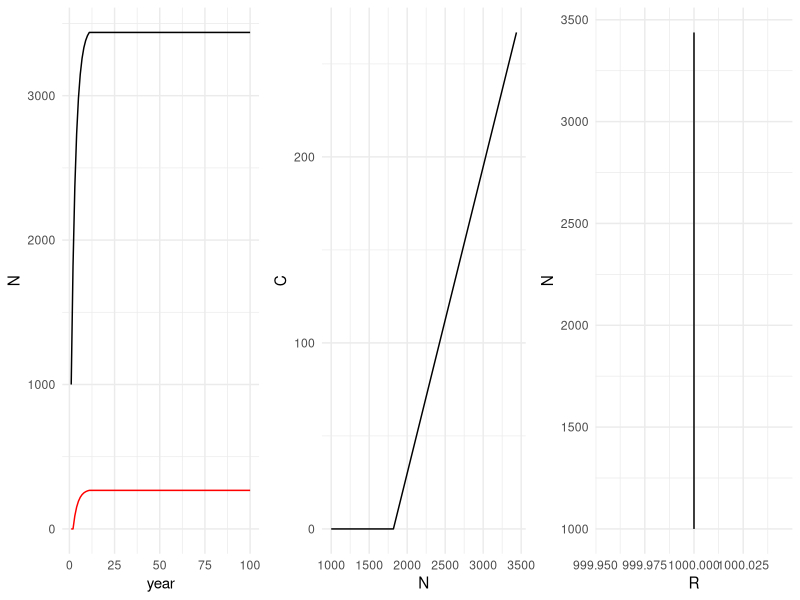
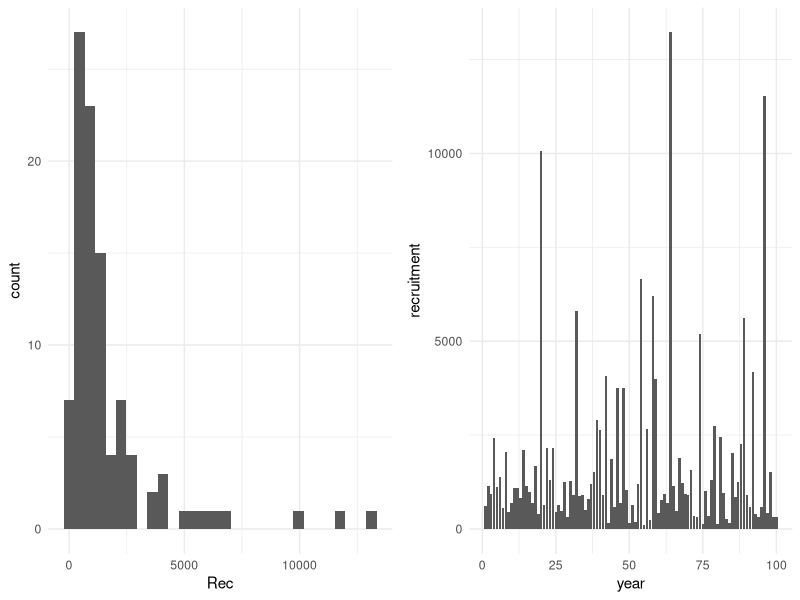
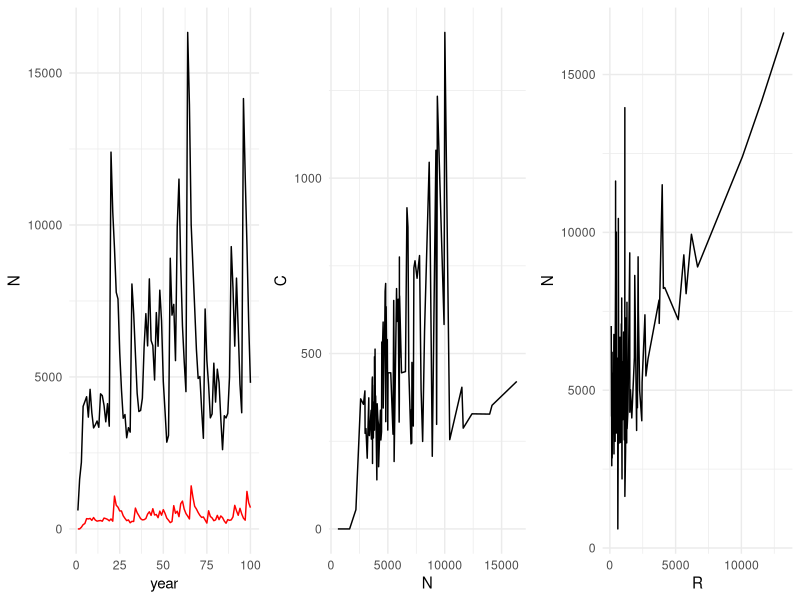
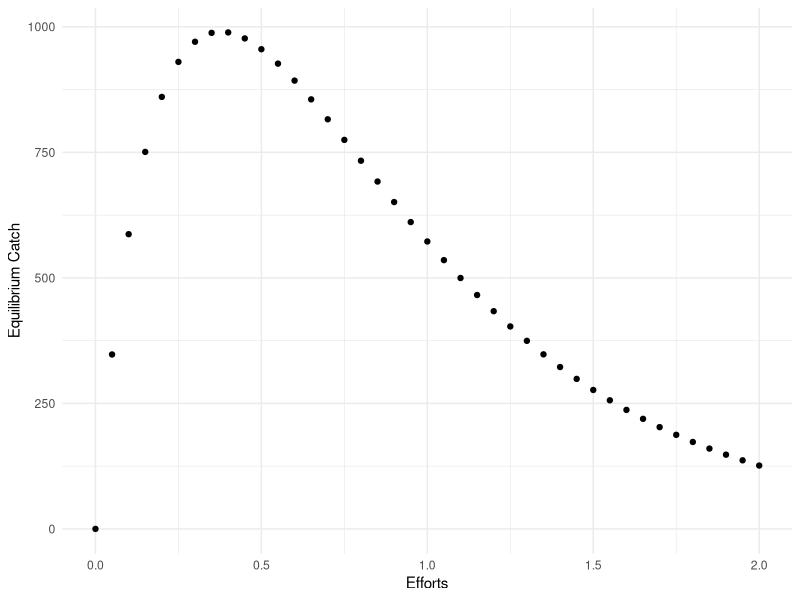

Generate these figures, in order, with R: (Note: this script raises an error after producing the figures.)
## ---- chunk 1
#| label: load-packages
#| include: false

library(tidyverse)
library(palmerpenguins)
theme_set(theme_minimal())
## ---- chunk 2
#age-based model simulation

###-----------------------Exercise 6: Put it all together into an age-structured model---------------------------
###------DO NOT INCLUDE CATCH yet

#First set the model structure
#100 years, ages 0-10
YY <- 100
AA <- 10
## ---- chunk 3
#natural mortality - these values should be positive
MM <- 0.2

Rec <- rep(1000,YY)

## ---- chunk 4

#Set total mortality
ZZ <- MM
#define empty matrix in the right dimensions for saving results
NumbersM<-matrix(nrow = YY, ncol = AA + 1)

#run loop through all ages and years. Each of the 3 types of equations are used.
for(i in 2:YY){
	#fishes are born
	  NumbersM[i,1] <- Rec[i]
	for(j in 2:(AA)){
	#fishes die
	NumbersM[i, j]<-NumbersM[i-1, j-1]*exp(-ZZ*1) #*1 is here because it is one time step
	}
	NumbersM[i, AA+1]<-NumbersM[i-1, j-1]*exp(-ZZ*1) + NumbersM[i, AA+1]*exp(-ZZ*1)
}

View(NumbersM)

## ---- chunk 5

### Now: Include Baranov Catch equation:
#F = selectivity*q*effort
#Catch(1979,1980) = N(1979)*F/Z*(1 – exp(-Z*(1980 – 1979)) 

AgeStructModel<-function(Rec, AA=10, Effort = rep(0.2, length(Rec)), qq=1, Sel = c(0,0,rep(1,AA-1))){
	
  FF<-matrix(Sel, nrow = length(Rec), ncol = AA + 1, byrow = TRUE)*qq*matrix(Effort, nrow = length(Rec), ncol = AA + 1)
	
  ZZ <-FF+MM
	
#define empty matrix in the right dimensions for saving results
NumbersM<-matrix(nrow = length(Rec), ncol = AA + 1, data = 0)
CatchNM<-matrix(nrow = length(Rec), ncol = AA+1, data = 0)

#run loop through all ages and years. Each of the 3 types of equations are used.

	#fishes are born
  NumbersM[1,1] <- Rec[1]

  for(i in 2:length(Rec)){
	  
	 #calculate fishing on previous year
	 #because all ages are not available until after the 11th year, we begin calculating catch then
	  CatchNM[i-1,]<-NumbersM[i-1,]*FF[i-1,]/ZZ[i-1,]*(1-exp(-ZZ[i-1,]))

	#fishes are born
	  NumbersM[i,1] <- Rec[i] 
	
	  for(j in 2:(AA)){

	  	NumbersM[i, j]<-NumbersM[i-1, j-1]*exp(-ZZ[i-1,j])  
	}
	  
	  NumbersM[i, AA+1]<-NumbersM[i-1, AA]*exp(-ZZ[i-1,j]) + NumbersM[i, AA+1]*exp(-ZZ[i-1,AA+1]) 
	  
			}
	  CatchNM[i,]<-NumbersM[i,]*FF[i,]/ZZ[i,]*(1-exp(-ZZ[i,]))
	return(list(NumbersM, CatchNM))
	}
NumbersResults<-AgeStructModel(Rec)[[1]]
CatchResults<-AgeStructModel(Rec)[[2]]

p1 <- tibble(year = 1:YY, N=apply(NumbersResults, 1, sum), C = apply(CatchResults, 1, sum)) %>% ggplot(aes(year, N)) + geom_line() + geom_line(aes(year, C), color = 'red')

p2 <- tibble(year = 1:YY, N=apply(NumbersResults, 1, sum), C = apply(CatchResults, 1, sum)) %>% ggplot(aes(N, C)) + geom_line() 

p3 <- tibble(R=NumbersResults[,1], N=apply(NumbersResults, 1, sum), C = apply(CatchResults, 1, sum)) %>% ggplot(aes(R, N)) + geom_line() 

gridExtra::grid.arrange(p1, p2, p3, ncol = 3)


## ---- chunk 6
set.seed(100)
Rec <- rep(1000,YY)*rlnorm(n = YY) 
Rec
set.seed(100)
exp(log(1000) + rnorm(n = YY)) #notice that this form of the equation is the same as above

p1 <- tibble(Rec) %>% ggplot(aes(Rec)) + geom_histogram()

p2 <- tibble(year = 1:YY, recruitment = Rec) %>%  ggplot(aes(year, recruitment)) + geom_col()

gridExtra::grid.arrange(p1, p2, ncol = 2)
## ---- chunk 7
NumbersResults<-AgeStructModel(Rec)[[1]]
CatchResults<-AgeStructModel(Rec)[[2]]

p1 <- tibble(year = 1:YY, N=apply(NumbersResults, 1, sum), C = apply(CatchResults, 1, sum)) %>% ggplot(aes(year, N)) + geom_line() + geom_line(aes(year, C), color = 'red')

p2 <- tibble(year = 1:YY, N=apply(NumbersResults, 1, sum), C = apply(CatchResults, 1, sum)) %>% ggplot(aes(N, C)) + geom_line() 

p3 <- tibble(R=NumbersResults[,1], N=apply(NumbersResults, 1, sum), C = apply(CatchResults, 1, sum)) %>% ggplot(aes(R, N)) + geom_line() 

gridExtra::grid.arrange(p1, p2, p3, ncol = 3)
## ---- chunk 8

Efforts<-seq(0, 2, 0.05)
EquilCatch<-vector(length = length(Efforts), mode = "numeric")
for(j in 1:length(Efforts)){
	results<-AgeStructModel(Rec, Effort = Efforts[j])
	CatchResults<-apply(results[[2]], 1, sum, na.rm=T)
	EquilCatch[j]<-CatchResults[99]
	}

tibble(EquilCatch, Efforts) %>% ggplot(aes(Efforts, EquilCatch)) + geom_point() + ylab("Equilibrium Catch")

#We made this model piecewise - by estimating relationships separately, then putting them into a model. The other method would be to estimate all parameters at once, given you have enough data. List the parameters you might expect to estimate in a statistical catch-at-age model. What data could be used to compare to the predictions?


## ---- chunk 9
Efforts<-seq(0, 2, 0.05)
NumberResults <- NULL
EquilCatch<-vector(length = length(Efforts), mode = "numeric")
for(j in 1:length(Efforts)){
	results<-AgeStructModel(Rec, Effort = Efforts[j])
	NumbersResults[[j]]<-results[[1]][99,]
	CatchResults<-apply(results[[2]], 1, sum, na.rm=T)
	EquilCatch[j]<-CatchResults[99]
	}

NumbersResults %>% 
  bind_rows(NumberResults, .id = 'id') %>%
  mutate(effort = Efforts) %>% 
  gather(value = 'numbers', key = 'effort') %>% 
  filter(effort %in% c(0.1, 0.5, 1, 1.5, 1.9)) %>% 
  group_by(effort) %>% 
  ggplot(aes(numbers)) + geom_col() + ylab("Equilibrium Catch") + facet_wrap(~effort)

#What happens to the age distributions as effort increases?
## ---- chunk 10

Efforts<-seq(0, 2, 0.05)
EquilCatch<-vector(length = length(Efforts), mode = "numeric")
for(j in 1:length(Efforts)){
	results<-AgeStructModel(Rec, Effort = Efforts[j])
	NumbersResults<-results[[1]]
	CatchResults<-apply(results[[2]], 1, sum, na.rm=T)
	EquilCatch[j]<-CatchResults[99]
	}

tibble(EquilCatch, Efforts) %>% ggplot(aes(Efforts, EquilCatch)) + geom_point() + ylab("Equilibrium Catch")

#We made this model piecewise - by estimating relationships separately, then putting them into a model. The other method would be to estimate all parameters at once, given you have enough data. List the parameters you might expect to estimate in a statistical catch-at-age model. What data could be used to compare to the predictions?


## ---- chunk 11
    SSB<-sum(NumbersM[i-1,]*c(0,WeightatAge)*c(0,PredMat))

	alpha<-0.632
	beta<-0.059
	SSB <- seq(0,500,10)
	BevHoltRec<-alpha*SSB/(1+beta*SSB)
	p1 <- tibble(SSB, BevHoltRec) %>%  ggplot(aes(SSB, BevHoltRec)) + geom_point()

	alpha<-0.39
	beta<-0.015
	RickerRec<-alpha*SSB*exp(-beta*SSB)
	p2 <- tibble(SSB, RickerRec) %>%  ggplot(aes(SSB, RickerRec)) + geom_point()

gridExtra::grid.arrange(p1, p2, ncol = 2)
